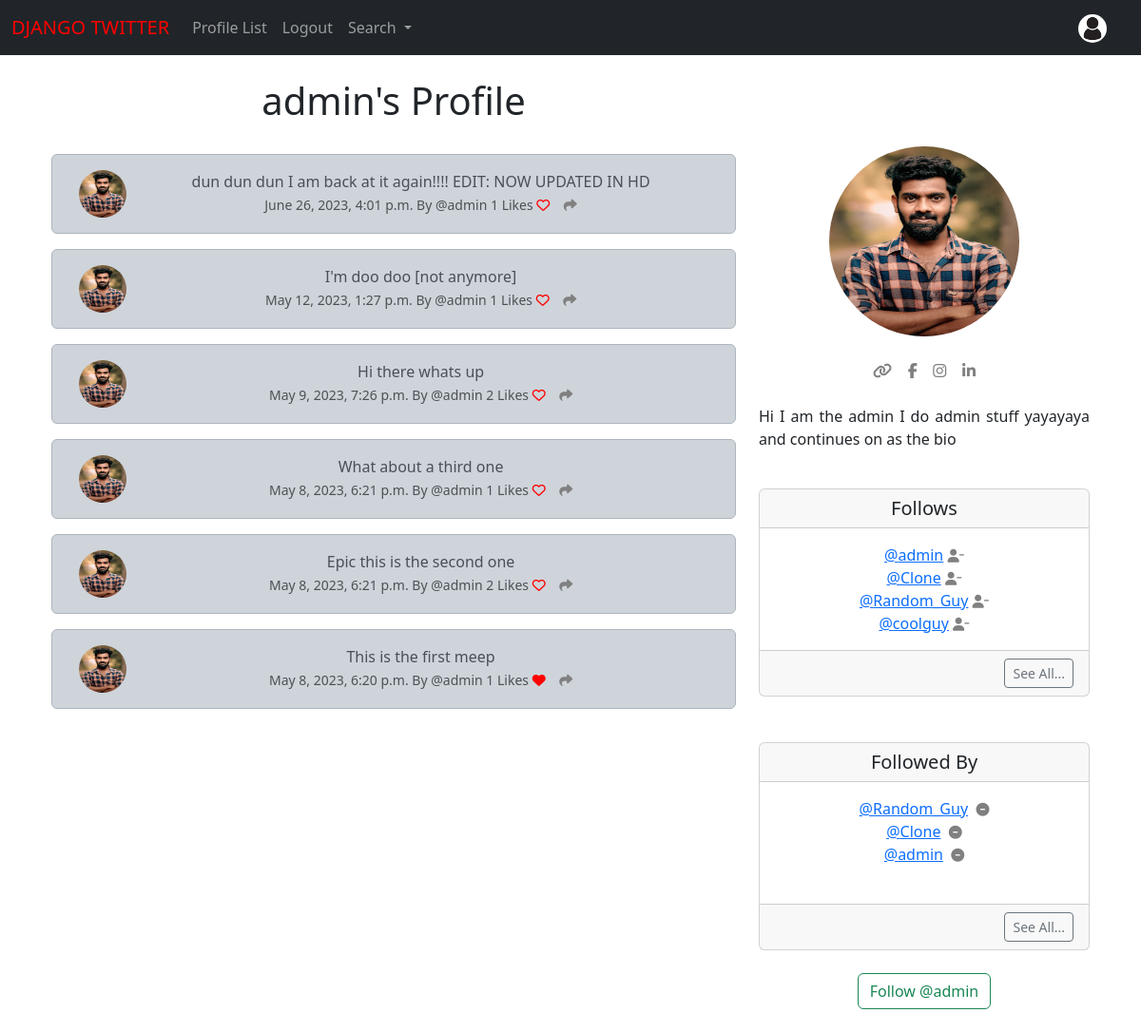
The page /profile/1 (signed in) on the database its author committed.
### musker/models.py (models this page shows, shortened)
class Profile(models.Model):
	user = models.OneToOneField(User, on_delete=models.CASCADE)
	follows = models.ManyToManyField("self", related_name="followed_by", symmetrical=False, blank = True)
	date_modified = models.DateTimeField(User, auto_now=True)
	profile_image = models.ImageField(null=True, blank=True, upload_to="images/")
	profile_bio = models.CharField(null=True, blank=True, max_length=500)
	homepage_link = models.CharField(null=True, blank=True, max_length=100)
	facebook_link = models.CharField(null=True, blank=True, max_length=100)
	instagram_link = models.CharField(null=True, blank=True, max_length=100)
	linkedin_link = models.CharField(null=True, blank=True, max_length=100)
	def __str__(self):
		return self.user.username

class Meep(models.Model):
	user = models.ForeignKey(
		User, related_name="meeps",
		on_delete=models.DO_NOTHING
		)
	body = models.CharField(max_length=200)
	created_at = models.DateTimeField(auto_now_add=True)
	likes = models.ManyToManyField(User, related_name="meep_like", blank=True)
	def number_of_likes(self):
		return self.likes.count()

### musker/views.py (the view, shortened to what this page needs)
# urls.py: path('profile/<int:pk>', views.profile, name='profile'),
def profile(request, pk):
	if request.user.is_authenticated:
		profile = Profile.objects.get(user_id=pk)
		meeps = Meep.objects.filter(user_id=pk).order_by("-created_at")
		return render(request, "profile.html", {"profile":profile, "meeps":meeps})
	else:
		messages.success(request, ("You must be logged in to review this page"))
		return redirect('home')

### musker/templates/profile.html (shortened to what this page needs)
{% extends 'base.html' %}
{% load static %}
{% block content %}
{% if profile %}
	<div class="container text-center">
		<div class="row">
			<div class="col-8">
				<h1>{{ profile.user.username }}'s Profile</h1>
				{% if meeps %}
				{% for meep in meeps %}
				<div class="alert alert-dark" role="alert">
			<div class="container">
				<div class="row">
					<div class="col-1">
						{% if profile.profile_image %}
						<img src="{{ profile.profile_image.url }}"
						width=50 height=50 class="
						rounded-circle" alt="{{ profile.user.username }}">
						{% else %}
						<img src="{% static 'images/default_profile_pic.png' %}"
						width=50 height=50 class="
						rounded-circle" alt="{{ profile.user.username }}">
						{% endif %}
					</div>
					<div class="col-11">
					{{ meep.body }} <br/>
					<small class="text-muted">
						{{ meep.created_at }} By
						@{{ meep.user.username }}
						{{ meep.number_of_likes }} Likes
						{% if user in meep.likes.all %}
						<a href="{% url 'meep_like' meep.id %}"><i class="fa-solid fa-heart" style="color:red"></i></a>
						{% else %}
						<a href="{% url 'meep_like' meep.id %}"><i class="fa fa-heart-o" style="color:red"></i></a>
						{% endif %}
						<a href="{% url 'meep_show' meep.id %}"><i class="
						fa-solid fa-share" style="color:grey"></i></a>
					</small>
				</div>
			</div>
		</div>
	</div>
			{% endfor %}
			{% else %}
			<h4>There's nothing here. Tell {{ profile.user.username }} to post something!</h4>
			{% endif %}
			</div>
			<div class="col-4">
{% if profile.profile_image %}
<img src="{{ profile.profile_image.url }}"
						width=200 height=200 class="
						rounded-circle">
{% else %}
<img src="{% static 'images/default_profile_pic.png' %}"
						width=200 height=200 class="
						rounded-circle" style="color:blue">
						<br/><br/>
{% endif %}
<br/><br/>
{% if profile.homepage_link %}
	<a href="{{ profile.homepage_link }}" target="new"><i class="fa-solid fa-link" style="Color:gray"></i></a>
{% endif %}
{% if profile.facebook_link %}
	<a href="{{ profile.facebook_link }}" target="new"><i class="fa-brands fa-facebook-f" style="Color:gray"></i></a>
{% endif %}
{% if profile.instagram_link %}
	<a href="{{ profile.instagram_link }}" target="new"><i class="fa-brands fa-instagram" style="Color:gray"></i></a>
{% endif %}
{% if profile.linkedin_link %}
	<a href="{{ profile.linkedin_link }}" target="new"><i class="fa-brands fa-linkedin-in" style="Color:gray"></i></a>
{% endif %}
<br/><br/>
{% if profile.profile_bio %}
	<p align="justify">{{profile.profile_bio}}</p>
{% endif %}
<br/>
<div class="card">
  <h5 class="card-header">Follows</h5>
  <div class="card-body">
    <p class="card-text">
		{% for following in profile.follows.all %}
		<a href="{% url 'profile' following.user.id %}">@{{ following }}</a>
		<a href="{% url 'unfollow' following.user.id %}">
				<i class="fa fa-user-minus small" style="color:gray"></i>
			</a><br/>
		{% endfor %}
    </p>
  </div>
  <div class="card-footer text-end"><a href="{% url 'follows' profile.user.id %}" class="btn btn-sm btn-outline-secondary">See All...</a></div>
</div>
<br/><br/>
<div class="card">
  <h5 class="card-header">Followed By</h5>
  <div class="card-body">
    <p class="card-text">
		{% for following in profile.followed_by.all|slice:3 %}
			<a href="{% url 'profile' following.user.id %}">@{{ following }}</a>&nbsp;
			{% if following in profile.follows.all %}
			<a href="{% url 'unfollow' following.user.id %}">
				<i class="fa fa-circle-minus small" style="color:gray"></i>
			</a>
			{% else %}
			<a href="{% url 'follow' following.user.id %}">
				<i class="fa fa-user-plus small" style="color:gray"></i>
			</a>
			{% endif %}
			<br/>
		{% endfor %}
		<br/>
    </p>
  </div>
  <div class="card-footer text-end"><a href="{% url 'followers' profile.user.id %}" class="btn btn-sm btn-outline-secondary">See All...</a></div>
</div>
<form method=POST>
{% if profile in user.profile.follows.all %}
	<button class="btn btn-outline-danger" name="follow" value="unfollow" type="submit">Unfollow @{{ profile.user.username|lower }} </button>
{% else %}
	<button class="btn btn-outline-success" name="follow" value="follow" type="submit">Follow @{{ profile.user.username|lower }} </button>
{% endif %}
</form>
			</div>
		</div>
	</div>
{% endif %}
{% endblock %}

### rows shown on the page
Profile: user.username "admin", profile_image (picture), profile_bio "Hi I am the admin I do admin stuff yayayaya and continues on as the bio"
Meep: profile_image (picture), body "dun dun dun I am back at it again!!!! EDIT: NOW UPDATED IN HD", created_at "June 26, 2023, 4:01 p.m.", user.username "admin", number_of_likes "1"
Meep: profile_image (picture), body "I'm doo doo [not anymore]", created_at "May 12, 2023, 1:27 p.m.", user.username "admin", number_of_likes "1"
Meep: profile_image (picture), body "Hi there whats up", created_at "May 9, 2023, 7:26 p.m.", user.username "admin", number_of_likes "2"
Meep: profile_image (picture), body "What about a third one", created_at "May 8, 2023, 6:21 p.m.", user.username "admin", number_of_likes "1"
Meep: profile_image (picture), body "Epic this is the second one", created_at "May 8, 2023, 6:21 p.m.", user.username "admin", number_of_likes "2"
Meep: profile_image (picture), body "This is the first meep", created_at "May 8, 2023, 6:20 p.m.", user.username "admin", number_of_likes "1"
Profile: user.username "Clone"
Profile: user.username "Random_Guy"
Profile: user.username "coolguy"
